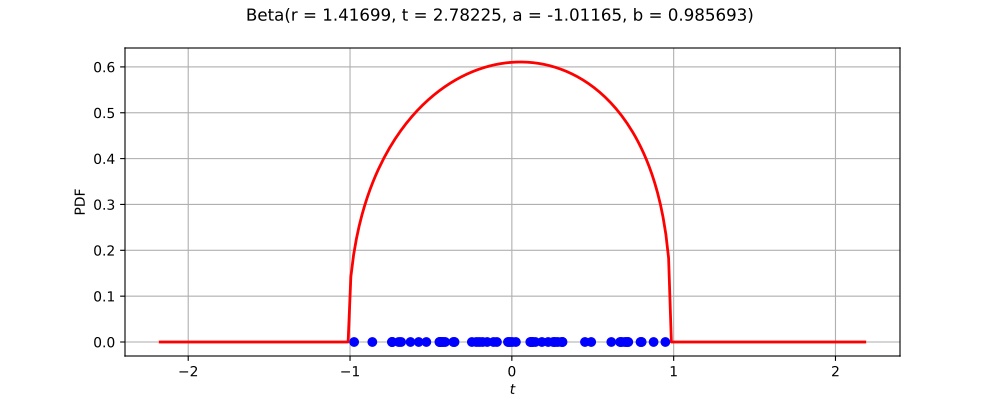

Recreate this plot in Python.
import openturns as ot
from matplotlib import pyplot as plt
from openturns.viewer import View
ot.RandomGenerator.SetSeed(0)
factory = ot.BetaFactory()
ref = factory.build()
dimension = ref.getDimension()
if dimension <= 2:
    sample = ref.getSample(50)
    distribution = factory.build(sample)
    if dimension == 1:
        distribution.setDescription(['$t$'])
        pdf_graph = distribution.drawPDF(256)
        cloud = ot.Cloud(sample, ot.Sample(sample.getSize(), 1))
        cloud.setColor('blue')
        cloud.setPointStyle('fcircle')
        pdf_graph.add(cloud)
        fig = plt.figure(figsize=(10, 4))
        plt.suptitle(str(distribution))
        pdf_axis = fig.add_subplot(111)
        View(pdf_graph, figure=fig, axes=[pdf_axis], add_legend=False)
    else:
        sample = ref.getSample(500)
        distribution.setDescription(['$t_0$', '$t_1$'])
        pdf_graph = distribution.drawPDF([256]*2)
        cloud = ot.Cloud(sample)
        cloud.setColor('red')
        cloud.setPointStyle('fcircle')
        pdf_graph.add(cloud)
        fig = plt.figure(figsize=(10, 4))
        plt.suptitle(str(distribution))
        pdf_axis = fig.add_subplot(111)
        View(pdf_graph, figure=fig, axes=[pdf_axis], add_legend=False)
